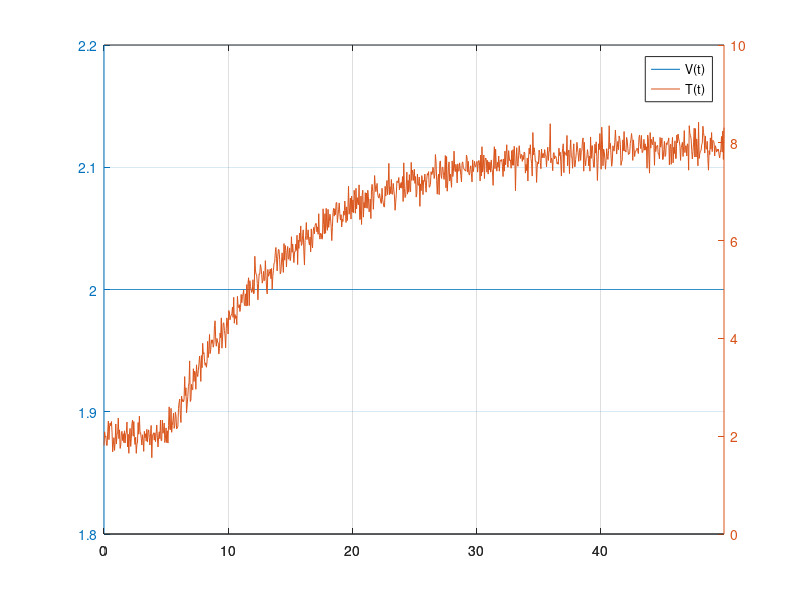

This chart was generated by the following MATLAB code: (Note: this script raises an error after producing the figure.)
% Pratica_9_Metodos_deterministicos_1_ordem
dados = load('dadosordem1.txt')
t = dados(:,1);
v = dados(:,2);
T = dados(:,3);

figure('color',[1 1 1])
plotyy(t,v,t,T)
grid on
legend('V(t)','T(t)')

K_approx = (8-2)/2;
t_d_approx = 5;
y_632_approx = 2+0.632*(8-2);
s = tf('s');
num = [K_approx];

%a - Metodo das integrais
%usando trapz
v_norm = (v-0)./(max(v) - 0)
T_norm = (T-min(T))./(max(T) - min(T))
theta_tau = trapz(t,v_norm-T_norm)
tau_1_Nish = exp(1)*trapz(t(t<theta_tau),T_norm(t<theta_tau));
t_d_Nish = theta_tau-tau_1_Nish;
den_Nish = [tau_1_Nish 1];
H_Nish = tf(num,den_Nish);
H_Nish = H_Nish*exp(-t_d_Nish*s);
% step(H_Nish)
%H_Nish = tf(num,den_Nish,'InputDelay',t_d_Nish)

%b - Metodo de uma constante de tempo (63,2%)
tau_1_1const_temp = 15.2-t_d_approx;
t_d_1const_temp = t_d_approx;
den_1const = [tau_1_1const_temp 1];
H_1const = tf(num,den_1const)*exp(-t_d_1const_temp*s);

%c - Metodo de quatro constantes de tempo (98%)
y_4t_approx = 2+0.98*(8-2);
tau_4_approx = 40 - t_d_approx;
tau_1_4const_temp = tau_4_approx/4;
t_d_4const_temp = t_d_approx;
den_4const = [tau_1_4const_temp 1];
H_4const = tf(num,den_4const)*exp(-t_d_4const_temp*s);

%d - Metodo de Ziegler-Nichols;
t_3_ZN = 18.3;
tau_1_ZN = t_3_ZN-t_d_approx;
t_d_ZN = t_d_approx;
den_ZN = [tau_1_ZN 1];
H_ZN = tf(num, den_ZN)*exp(-t_d_ZN*s);

%e - Metodo de Smith;
y_283_approx = 2 + 0.283*(8-2);
t_1_Sm = 7.8;
t_2_Sm = 15.2;
tau_1_Sm = 1.5*(t_2_Sm-t_1_Sm);
t_d_Sm = t_2_Sm-tau_1_Sm;
den_Sm = [tau_1_Sm 1];
H_Sm = tf(num, den_Sm)*exp(-t_d_Sm*s);

%f - Metodo de Haglund
t_2_Hag = 10;
tau_1_Hag = t_2_Hag-t_d_approx;
t_d_Hag = t_d_approx;
den_Hag = [tau_1_Hag 1];
H_Hag = tf(num, den_Hag)*exp(-t_d_Hag*s);

%g - Metodo de Sundaresan e Krishnaswami;
y_353_approx = 2 + 0.353*(8-2);
y_853_approx = 2 + 0.853*(8-2);
t_1_Sun = 8.9;
t_2_Sun = 23.3;
tau_1_Sun = 0.67*(t_2_Sun-t_1_Sun);
t_d_Sun = 1.3*t_1_Sun-0.29*t_2_Sun;
den_Sun = [tau_1_Sun 1];
H_Sun = tf(num, den_Sun)*exp(-t_d_Sun*s);

%h - Metodo da inclinacao inicial.
tau_1_inc_inicial = 17 - t_d_approx;
t_d_inc_inicial = t_d_approx;
den_inc = [tau_1_inc_inicial 1];
H_inc = tf(num, den_inc)*exp(-t_d_inc_inicial*s);

%
tau_1_approx = [tau_1_Nish,tau_1_1const_temp,tau_1_4const_temp,tau_1_ZN,tau_1_Sm,tau_1_Hag,tau_1_Sun,tau_1_inc_inicial]'
t_d_approx_all = [t_d_Nish,t_d_1const_temp,t_d_4const_temp,t_d_ZN,t_d_Sm,t_d_Hag,t_d_Sun,t_d_inc_inicial]'

T_Nish = 2+lsim(H_Nish,v,t,2);
T_1const = 2+lsim(H_1const,v,t,2);
T_4const = 2+lsim(H_4const,v,t,2);
T_ZN = 2+lsim(H_ZN,v,t,2);
T_Sm = 2+lsim(H_Sm,v,t,2);
T_Hag = 2+lsim(H_Hag,v,t,2);
T_Sun = 2+lsim(H_Sun,v,t,2);
T_inc = 2+lsim(H_inc,v,t,2);

figure('color',[1 1 1])
plot(t,T)
hold all
grid on
plot(t,T_Nish)
plot(t,T_1const)
plot(t,T_4const)
plot(t,T_ZN)
plot(t,T_Sm)
plot(t,T_Hag)
plot(t,T_Sun)
plot(t,T_inc)
legend('Nish','1 const.','4 const.','Ziegler-Nichols','Smith','Haglund','Sundaresan','Inc')